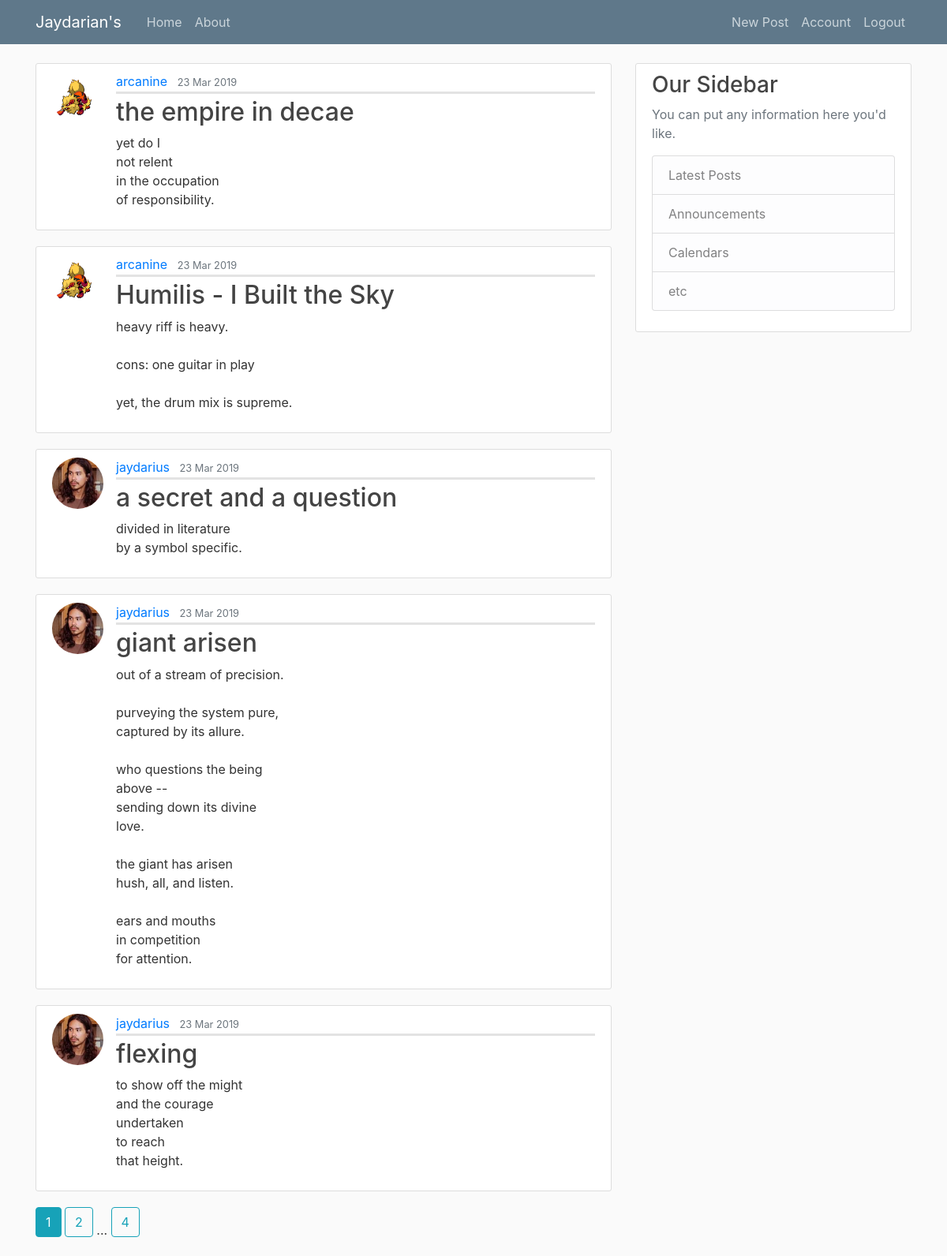
The app's page /home (signed in) with its own data.
### jay_site/models.py (models this page shows, shortened)
class Post(db.Model):
    id = db.Column(db.Integer, primary_key=True)
    title = db.Column(db.String(100), nullable=False)
    date_posted = db.Column(db.DateTime, nullable=False, default=datetime.utcnow)
    content = db.Column(db.Text, nullable=False)
    user_id = db.Column(db.Integer, db.ForeignKey('user.id'), nullable=False)

class User(db.Model, UserMixin):
    id = db.Column(db.Integer, primary_key=True)
    username = db.Column(db.String(20), unique=True, nullable=False)
    email = db.Column(db.String(120), unique=True, nullable=False)
    image_file = db.Column(db.String(20), nullable=False, default='default.jpg')
    password = db.Column(db.String(60), nullable=False)
    posts = db.relationship('Post', backref='author', lazy=True)

### jay_site/main/routes.py (the view)
@main.route("/")
@main.route("/home")
def home():  # AKA view function
    page = request.args.get('page', 1, type=int)  # by default, add a query parameter to this route. It's default value is 1
    posts = Post.query.order_by(Post.date_posted.desc()).paginate(page=page, per_page=5)
    return render_template('home.html', posts=posts)

### jay_site/models.py (called while the page is built)
@login_manager.user_loader
def load_user(user_id):  # cookie stores `user_id`
    return User.query.get(int(user_id))

### jay_site/templates/home.html
{% extends "layout.html" %}
{% block content %}
    {% for post in posts.items %}
        <article class="media content-section">
          <img class="rounded-circle article-img" src="{{ url_for('static', filename='profile_pics/' + post.author.image_file) }}">
          <div class="media-body">
            <div class="article-metadata">
              <a class="mr-2" href="{{ url_for('users.user_posts', username=post.author.username) }}">{{ post.author.username }}</a>
              <small class="text-muted">{{ post.date_posted.strftime('%d %b %Y') }}</small>
            </div>
            <h2><a class="article-title" href="{{ url_for('posts.post', post_id=post.id) }}">{{ post.title }}</a></h2>
            <p class="article-content">{{ post.content }}</p>
          </div>
        </article>
    {% endfor %}
    {% for page_num in posts.iter_pages(left_edge=1, right_edge=1, left_current=1, right_current=2) %}
        {% if page_num %}
            {% if posts.page == page_num %}
              <a class="btn btn-info mb-4" href="{{ url_for('main.home', page=page_num) }}">{{ page_num }}</a>
            {% else %}
              <a class="btn btn-outline-info mb-4" href="{{ url_for('main.home', page=page_num) }}">{{ page_num }}</a>
            {% endif %}
        {% else %}
        ...
        {% endif %}
    {% endfor %}
{% endblock content %}

### jay_site/static/main.css (style rules this page uses)
body { background: #fafafa; color: #333333; margin-top: 5rem; }
h1, h2, h3, h4, h5, h6 { color: #444444; }
.content-section { background: #ffffff; padding: 10px 20px; border: 1px solid #dddddd; border-radius: 3px; margin-bottom: 20px; }
.article-title { color: #444444; }
.article-content { white-space: pre-line; }
.article-img { height: 65px; width: 65px; margin-right: 16px; }
.article-metadata { padding-bottom: 1px; margin-bottom: 4px; border-bottom: 3px solid #e3e3e3 }

### records on screen
Post: image_file (picture), author.username "arcanine", date_posted "23 Mar 2019", title "the empire in decae", content "yet do I not relent in the occupation of responsibility."
Post: image_file (picture), author.username "arcanine", date_posted "23 Mar 2019", title "Humilis - I Built the Sky", content "heavy riff is heavy. cons: one guitar in play yet, the drum mix is supreme."
Post: image_file (picture), author.username "jaydarius", date_posted "23 Mar 2019", title "a secret and a question", content "divided in literature by a symbol specific."
Post: image_file (picture), author.username "jaydarius", date_posted "23 Mar 2019", title "giant arisen", content "out of a stream of precision. purveying the system pure, captured by its allure. who questions the being above -- sending down its divine love. the giant has arisen hush, all, and listen. ears and mouths in competition for attention."
Post: image_file (picture), author.username "jaydarius", date_posted "23 Mar 2019", title "flexing", content "to show off the might and the courage undertaken to reach that height."

### other values on screen
{{ page_num }} "1"
{{ page_num }} "2" "4"
